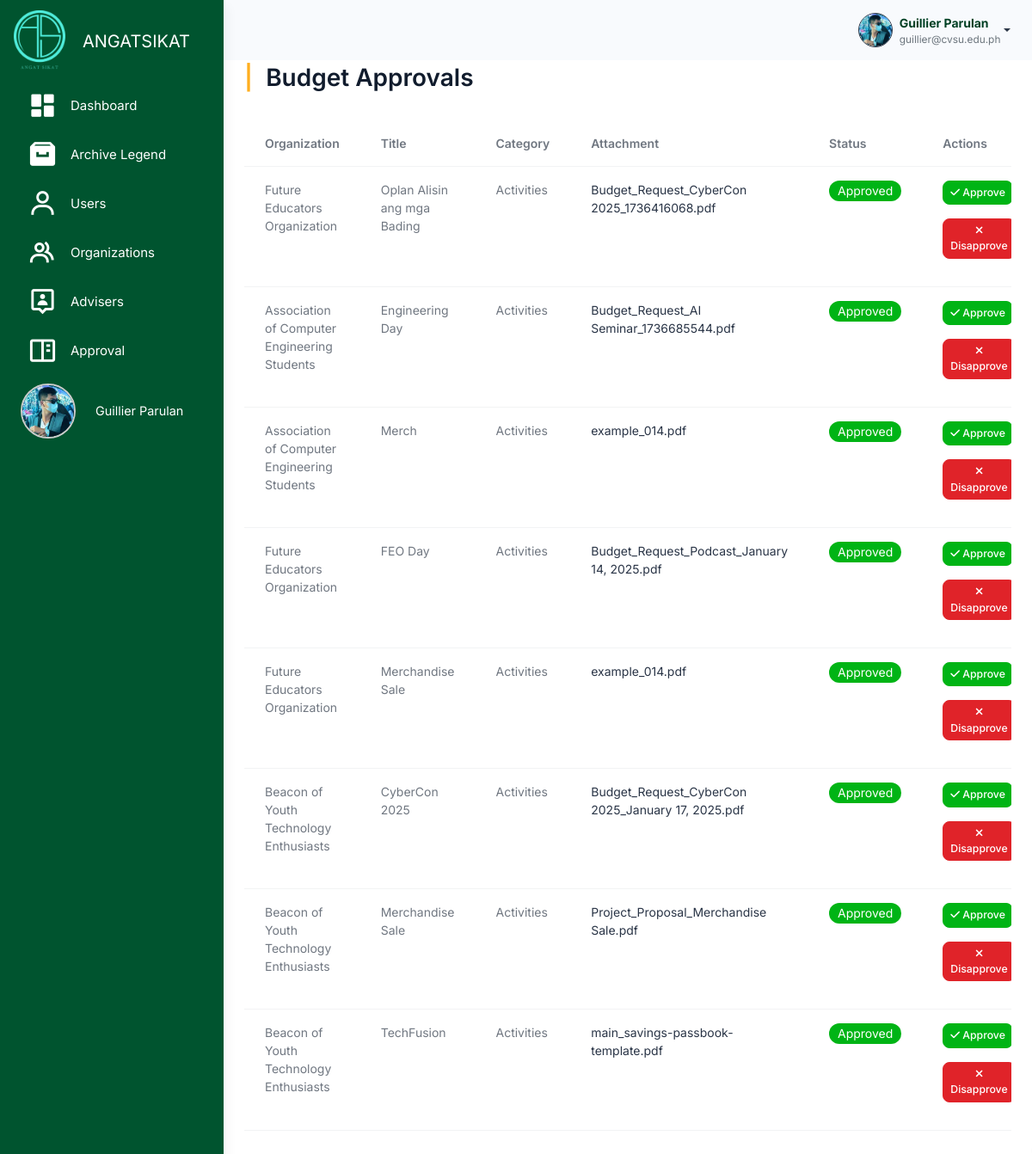
Screenshot of /src/budget_management/admin_budget_approval_table.php (signed in) with the database file from the repository.
### tables this page shows
CREATE TABLE `users` (
  `user_id` int(11) NOT NULL,
  `username` varchar(100) NOT NULL,
  `password` varchar(255) NOT NULL,
  `profile_picture` varchar(255) NOT NULL,
  `first_name` varchar(255) NOT NULL,
  `last_name` varchar(255) NOT NULL,
  `email` varchar(100) NOT NULL,
  `role` enum('admin','officer','member') NOT NULL,
  `organization_id` int(11) DEFAULT NULL,
  `archived` tinyint(1) DEFAULT 0,
  `created_at` timestamp NOT NULL DEFAULT current_timestamp(),
  `position` enum('President','Treasurer') NOT NULL,
  `failed_attempts` int(11) DEFAULT 0,
  `is_locked` tinyint(1) DEFAULT 0,
  `last_failed_attempt` datetime DEFAULT NULL
);

CREATE TABLE `budget_approvals` (
  `approval_id` int(11) NOT NULL,
  `title` varchar(255) NOT NULL,
  `category` varchar(255) NOT NULL,
  `attachment` varchar(255) DEFAULT NULL,
  `status` enum('Pending','Approved','Disapproved') DEFAULT 'Pending',
  `organization_id` int(11) NOT NULL,
  `created_at` timestamp NOT NULL DEFAULT current_timestamp(),
  `archived` tinyint(1) DEFAULT 0,
  `updated_at` datetime DEFAULT current_timestamp() ON UPDATE current_timestamp(),
  `created_by` int(11) NOT NULL
);

CREATE TABLE `organizations` (
  `organization_id` int(11) NOT NULL,
  `organization_name` varchar(255) NOT NULL,
  `acronym` varchar(100) NOT NULL,
  `organization_logo` varchar(255) DEFAULT NULL,
  `organization_members` int(11) NOT NULL DEFAULT 0,
  `organization_status` enum('Probationary','Level I','Level II') NOT NULL DEFAULT 'Probationary',
  `organization_color` varchar(7) DEFAULT NULL,
  `archived` tinyint(1) DEFAULT 0,
  `created_at` timestamp NOT NULL DEFAULT current_timestamp(),
  `balance` decimal(15,2) DEFAULT 0.00,
  `beginning_balance` decimal(15,2) DEFAULT 0.00,
  `income` decimal(15,2) DEFAULT 0.00,
  `expense` decimal(15,2) DEFAULT 0.00,
  `cash_on_bank` decimal(15,2) DEFAULT 0.00,
  `cash_on_hand` decimal(15,2) DEFAULT 0.00
);

### src/user_query.php (called while the page is built, shortened)
<?php
$user_id = $_SESSION['user_id'];
$user_query = "SELECT * FROM users WHERE user_id = '$user_id'";
$user_result = mysqli_query($conn, $user_query);
if ($user_result && mysqli_num_rows($user_result) > 0) {
    $user = mysqli_fetch_assoc($user_result);
    $firstname = $user['first_name'];
    $lastname = $user['last_name'];
    $fullname = $firstname . ' ' . $lastname;
    $email = $user['email'];
    $profile_picture = $user['profile_picture'];
} else {
    echo "Error fetching user data: " . mysqli_error($conn);
    exit();
}
?>

### src/budget_management/admin_budget_approval_table.php (the view, shortened to what this page needs)
<?php
include 'connection.php';
include '../user_query.php';
?>
<!DOCTYPE html>
<html lang="en">
<head>
    <link rel="stylesheet" href="../assets/css/styles.min.css" />
    <link rel="stylesheet" href="../budget_management/css/budget.css" />
    <link rel="stylesheet" href="css/activities.css" />
    <link href="https://unpkg.com/boxicons@2.1.4/css/boxicons.min.css" rel="stylesheet" />
    <link rel="stylesheet" href="https://cdnjs.cloudflare.com/ajax/libs/font-awesome/6.6.0/css/all.min.css">
    <link rel="stylesheet" href="https://cdn.datatables.net/2.1.7/css/dataTables.bootstrap.min.css" />
</head>
<body>
     <div class="page-wrapper" id="main-wrapper" data-layout="vertical" data-navbarbg="skin6" data-sidebartype="full"
        data-sidebar-position="fixed" data-header-position="fixed">
        <aside class="left-sidebar" id="sidebar">
            <div>
                <div class="brand-logo d-flex align-items-center justify-content-between">
                    <a class="text-nowrap logo-img">
                        <img src="../assets/images/logos/neon_sikat.png" alt="Angat Sikat Logo" class="logo contain"
                            style="width: 60px; height: auto;" />
                    </a>
                    <span class="logo-text">ANGATSIKAT</span>
                </div>
                <nav class="sidebar-nav scroll-sidebar" data-simplebar="">
                    <ul id="sidebarnav">
                        <li class="sidebar-item">
                            <a class="sidebar-link" href="../dashboard/admin_dashboard.php" aria-expanded="false">
                                <i class="bx bxs-dashboard" style="color: #fff; font-size: 35px;"></i>
                                <span class="hide-menu">Dashboard</span>
                            </a>
                        </li>
                        <li class="sidebar-item">
                            <a class="sidebar-link" href="../archive/archive_legend.php" aria-expanded="false">
                                <i class="bx bxs-archive" style="color: #fff; font-size: 35px;"></i>
                                <span class="hide-menu">Archive Legend</span>
                            </a>
                        </li>
                        <li class="sidebar-item">
                            <a class="sidebar-link" href="../user_management/users.php" aria-expanded="false"
                                data-tooltip="Users">
                                <i class="bx bx-user" style="color: #fff; font-size: 35px;"></i>
                                <span class="hide-menu">Users</span>
                            </a>
                        </li>
                        <li class="sidebar-item">
                            <a class="sidebar-link" href="../organization_management/organizations.php" aria-expanded="false"
                                data-tooltip="Organizations">
                                <i class="bx bx-group" style="color: #fff; font-size: 35px;"></i>
                                <span class="hide-menu">Organizations</span>
                            </a>
                        </li>
                        <li class="sidebar-item">
                            <a class="sidebar-link" href="../adviser_management/advisers.php" aria-expanded="false"
                                data-tooltip="Events">
                                <i class="bx bx-user-pin" style="color: #fff; font-size: 35px;"></i>
                                <span class="hide-menu">Advisers</span>
                            </a>
                        </li>
                        <li class="sidebar-item">
                            <a class="sidebar-link" href="../budget_management/admin_budget_approval_table.php" aria-expanded="false"
                                data-tooltip="Events">
                                <i class="bx bx-book-content" style="color: #fff; font-size: 35px;"></i>
                                <span class="hide-menu">Approval</span>
                            </a>
                        </li>
                        <li class="sidebar-item profile-container">
                            <a class="sidebar-link" href="../user/admin_profile.php" aria-expanded="false"
                                data-tooltip="Profile" style="display: flex; align-items: center; padding: 0.5rem;">
                                <div class="profile-pic-border"
                                    style="height: 4rem; width: 4rem; display: flex; justify-content: center; align-items: center; overflow: hidden; border-radius: 50%; border: 2px solid #ccc;">
                                    <img src="<?php echo !empty($profile_picture) ? '../user/' . htmlspecialchars($profile_picture) : '../user/uploads/default.png'; ?>"
                                        alt="Profile Picture" class="profile-pic"
                                        style="height: 100%; width: 100%; object-fit: cover;" />
                                </div>
                                <span class="profile-name" style="margin-left: 0.5rem; font-size: 0.9rem;">
                                    <?php echo htmlspecialchars($user['first_name']) . ' ' . htmlspecialchars($user['last_name']); ?>
                                </span>
                            </a>
                        </li>
                    </ul>
                </nav>
            </div>
        </aside>
        <div class="body-wrapper">
            <header class="app-header">
                <nav class="navbar navbar-expand-lg navbar-light">
                    <div class="navbar-collapse justify-content-end px-0" id="navbarNav">
                        <ul class="navbar-nav flex-row ms-auto align-items-center justify-content-end">
                            <li class="nav-item dropdown">
                                <div class="dropdown">
                                    <a href="#" class="dropdown-toggle d-flex align-items-center"
                                        data-bs-toggle="dropdown" aria-expanded="false" style="text-decoration: none;">
                                        <img class="border border-dark rounded-circle"
                                            src="<?php echo !empty($profile_picture) ? '../user/' . $profile_picture : '../user/uploads/default.png'; ?>"
                                            alt="Profile"
                                            style="width: 40px; height: 40px; margin-left: 10px; object-fit: cover;">
                                        <div class="d-flex flex-column align-items-start ms-2">
                                            <span style="font-weight: bold; color: #004024;">
                                                <?php echo htmlspecialchars($fullname); ?>
                                            </span>
                                            <span style="font-size: 0.85em; color: #6c757d;">
                                                <?php echo htmlspecialchars($email); ?>
                                            </span>
                                        </div>
                                    </a>
                                </div>
                            </li>
                        </ul>
                    </div>
                </nav>
            </header>
    <div class="container p-4" style="margin-top: 50px;">
        <h2><span class="text-warning fw-bold me-2">|</span> Budget Approvals</h2>
        <div class="table-responsive">
            <table class="table mt-4" id="approvalsTable">
                <thead>
                    <tr>
                        <th>Organization</th>
                        <th>Title</th>
                        <th>Category</th>
                        <th>Attachment</th>
                        <th>Status</th>
                        <th>Actions</th>
                    </tr>
                </thead>
                <tbody>
                    <?php
                    $query = "
                        SELECT b.*, o.organization_name
                        FROM budget_approvals b
                        JOIN organizations o ON b.organization_id = o.organization_id";
                    $result = mysqli_query($conn, $query);
                    while ($row = mysqli_fetch_assoc($result)) {
                        $organization = $row['organization_name'];
                        $title = $row['title'];
                        $category = $row['category'];
                        $attachment = $row['attachment'];
                        $id = $row['approval_id'];
                        ?>
                        <tr>
                            <td>
                                <?php echo htmlspecialchars($organization); ?>
                            </td>
                            <td>
                                <?php echo htmlspecialchars($title); ?>
                            </td>
                            <td>
                                <?php echo htmlspecialchars($category); ?>
                            </td>
                            <td>
                                <a href="uploads/<?php echo htmlspecialchars($attachment); ?>"
                                    class='link-offset-2 link-underline link-underline-opacity-0' target="_blank">
                                    <?php echo htmlspecialchars($attachment); ?>
                                </a>
                            </td>
                            <td>
                                <?php
                                if ($row['status'] == 'Pending') {
                                    echo " <span class='badge rounded-pill pending'> ";
                                } else if ($row['status'] == 'Approved') {
                                    echo " <span class='badge rounded-pill approved'> ";
                                } else if ($row['status'] == 'Disapproved') {
                                    echo " <span class='badge rounded-pill disapproved'> ";
                                }
                                echo ucfirst($row['status']);
                                ?>
                                </span>
                            </td>
                            <td>
                                <button type="button" class="btn btn-sm btn-success mb-3"
                                        data-bs-toggle="modal"
                                        data-bs-target="#confirmationModal"
                                        data-action="approve"
                                        data-id="<?php echo $id; ?>">
                                    <i class="fa-solid fa-check"></i> Approve
                                </button>
                                <button type="button" class="btn btn-sm btn-danger mb-3"
                                        data-bs-toggle="modal"
                                        data-bs-target="#confirmationModal"
                                        data-action="disapprove"
                                        data-id="<?php echo $id; ?>">
                                    <i class="fa-solid fa-xmark"></i> Disapprove
                                </button>
                            </td>
                        </tr>
                        <?php
                    }
                    ?>
                </tbody>
            </table>
        </div>
    </div>
    </div>
    </div>
</body>
</html>

### src/budget_management/css/budget.css (style rules this page uses)
.container { padding-top: 20px; background-color: #fff; border-radius: 10px; box-shadow: 0 4px 8px rgba(0, 0, 0, 0.1); }
table { table-layout: auto; max-width: 100%; height: auto; border-collapse: collapse; }
.btn-success { background-color: #00b415; border-color: #00b415; }
.btn-danger { background-color: #e02329; border-color: #e02329; color: #fff; }
.badge.rounded-pill.approved { background-color: #00b415; color: #fff; }

### src/activity_management/css/activities.css (style rules this page uses)
:root { --bs-font-sans-serif: "Inter", sans-serif; --bs-primary: #ffb000; --bs-secondary: #6c757d; --bs-danger: #ff6692; --bs-body-font-size: 0.875rem; --bs-body-font-weight: 400; --bs-body-line-height: 1.5; --bs-body-color: #111c2d99; --bs-body-bg: #fff; --bs-border-color: #e4ebf0; --bs-heading-color: #111c2d; --bs-border-radius: 7px; --bs-gutter-x: 24px; --bs-btn-font-size: 0.875rem; --bs-card-spacer-y: 30px; --bs-card-spacer-x: 30px; --bs-card-border-width: 0px; --bs-success-rgb: 19,222,185; --bs-primary-rgb: 255, 176, 0; --bs-light-rgb: 246,249,252; --bs-dark-rgb: 42,53,71; }
.container { padding-top: 20px; background-color: #fff; border-radius: 10px; box-shadow: 0 4px 8px rgba(0, 0, 0, 0.1); }
table { table-layout: auto; max-width: 100%; height: auto; border-collapse: collapse; }
.btn-success { background-color: #00b415; border-color: #00b415; }
.badge.rounded-pill.approved { background-color: #00b415; color: #fff; }

### src/budget_management/admin_budget_approval_table.php (style rules this page uses)
#sidebar>div>div>span { color: #fff; font-size: 20px; position: absolute; margin-left: 80px; }
#sidebarnav>li>a>span { color: #fff; }
.sidebar-link { position: relative; cursor: pointer; }
.scroll-sidebar { overflow: auto; }
.scroll-sidebar { -ms-overflow-style: none; scrollbar-width: none; }
.body-wrapper { height: 100vh; overflow-x: hidden; overflow-y: auto; background-color: white; }

### rows the page displays
users: profile_picture (picture), first_name "Guillier", last_name "Parulan", fullname "Guillier Parulan", email "guillier@cvsu.edu.ph"
budget_approvals: organization.organization_name "Future Educators Organization", title "Oplan Alisin ang mga Bading", category "Activities", attachment "Budget_Request_CyberCon 2025_1736416068.pdf", status "Approved"
budget_approvals: organization.organization_name "Association of Computer Engineering Students", title "Engineering Day", category "Activities", attachment "Budget_Request_AI Seminar_1736685544.pdf", status "Approved"
budget_approvals: organization.organization_name "Association of Computer Engineering Students", title "Merch", category "Activities", attachment "example_014.pdf", status "Approved"
budget_approvals: organization.organization_name "Future Educators Organization", title "FEO Day", category "Activities", attachment "Budget_Request_Podcast_January 14, 2025.pdf", status "Approved"
budget_approvals: organization.organization_name "Future Educators Organization", title "Merchandise Sale", category "Activities", attachment "example_014.pdf", status "Approved"
budget_approvals: organization.organization_name "Beacon of Youth Technology Enthusiasts", title "CyberCon 2025", category "Activities", attachment "Budget_Request_CyberCon 2025_January 17, 2025.pdf", status "Approved"
budget_approvals: organization.organization_name "Beacon of Youth Technology Enthusiasts", title "Merchandise Sale", category "Activities", attachment "Project_Proposal_Merchandise Sale.pdf", status "Approved"
budget_approvals: organization.organization_name "Beacon of Youth Technology Enthusiasts", title "TechFusion", category "Activities", attachment "main_savings-passbook-template.pdf", status "Approved"
